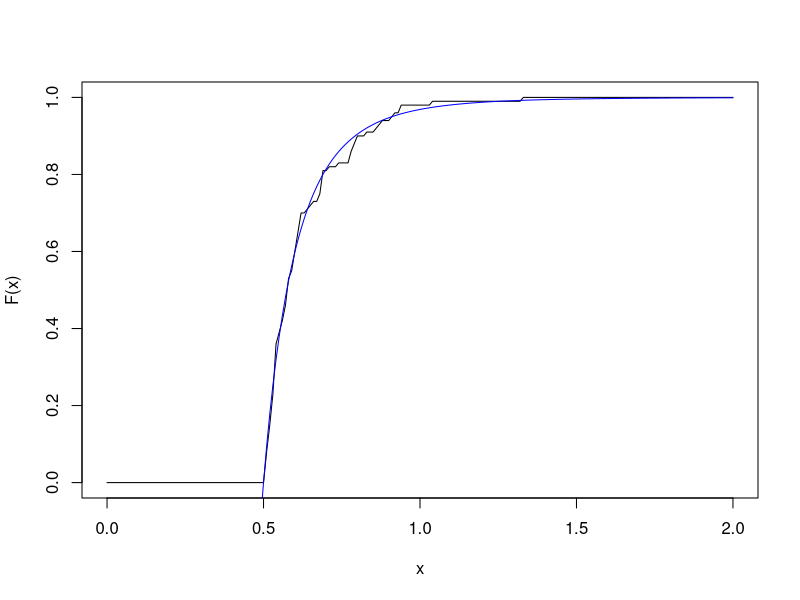

The R source for this figure:
## ---- chunk 1
my_rpareto <- function(n, a, b){
  u <- runif(n)
  x <- b*(1 - u)^{-1/a}
  return(x)
}

x <- my_rpareto(100, 5, 0.5)
grid_pts <- seq(0, 2, 0.01)

plot(grid_pts, ecdf(x)(grid_pts), type="l", xlab="x", ylab="F(x)")
lines(grid_pts, 1 - (0.5/grid_pts)^5, col="blue")
